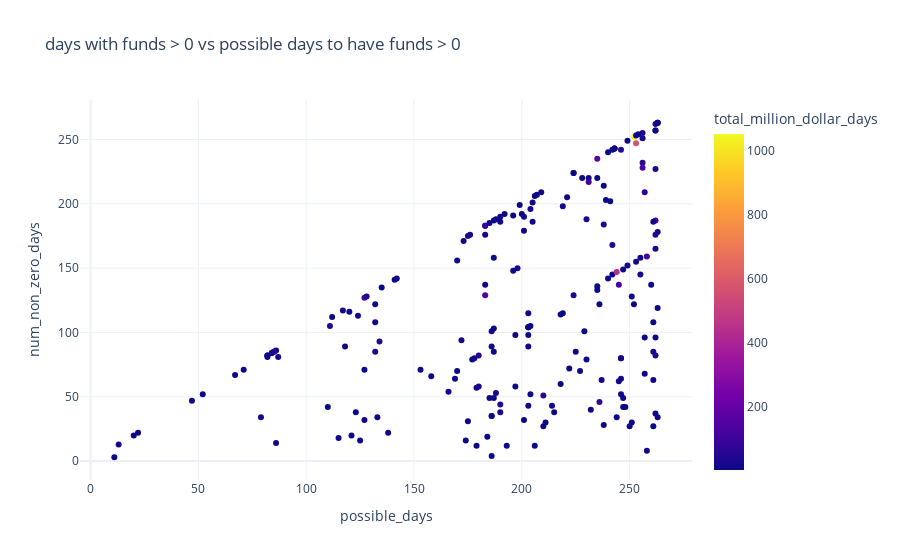

This figure's notebook cell:
### Code cell
px.scatter(
    at_leak_100k_dollar_days,
    x="possible_days",
    y="num_non_zero_days",
    title="days with funds > 0 vs possible days to have funds > 0",
    color="total_million_dollar_days",
    hover_data=["address"],
)

### Figure 1 — Plotly figure (JSON) as saved in the notebook; plotly's stock layout.template omitted (floating-point values rounded to 4 significant figures; data arrays with more than 128 entries replaced by an {"elided": "..."} marker saying what was removed)
{"data": [{"customdata": {"elided": "213x1 str values"}, "hovertemplate": "possible_days=%{x}<br>num_non_zero_days=%{y}<br>address=%{customdata[0]}<br>total_million_dollar_days=%{marker.color}<extra></extra>", "legendgroup": "", "marker": {"color": {"elided": "213 float values"}, "coloraxis": "coloraxis", "symbol": "circle"}, "mode": "markers", "name": "", "orientation": "v", "showlegend": false, "type": "scatter", "x": {"elided": "213 int values"}, "xaxis": "x", "y": {"elided": "213 int values"}, "yaxis": "y"}], "layout": {"coloraxis": {"colorbar": {"title": {"text": "total_million_dollar_days"}}, "colorscale": [[0, "#0d0887"], [0.1111, "#46039f"], [0.2222, "#7201a8"], [0.3333, "#9c179e"], [0.4444, "#bd3786"], [0.5556, "#d8576b"], [0.6667, "#ed7953"], [0.7778, "#fb9f3a"], [0.8889, "#fdca26"], [1, "#f0f921"]]}, "legend": {"tracegroupgap": 0}, "title": {"text": "days with funds > 0 vs possible days to have funds > 0"}, "xaxis": {"anchor": "y", "domain": [0, 1], "title": {"text": "possible_days"}}, "yaxis": {"anchor": "x", "domain": [0, 1], "title": {"text": "num_non_zero_days"}}}}
